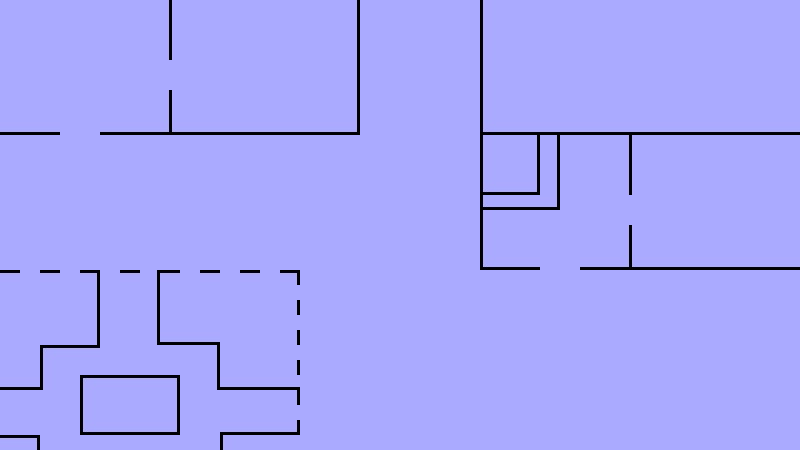

This game map was drawn from its Tiled (.tmx) file and the tilesets committed beside it. A one-line description and the full map source follow:
An orthogonal 40x30 tile map with 20x15 px tiles, 1 tile layer (Tile Layer 1).

<map version="1.2" tiledversion="1.2.4" orientation="orthogonal" renderorder="right-down" width="40" height="30" tilewidth="20" tileheight="15" infinite="0" backgroundcolor="#aaaaff" nextlayerid="2" nextobjectid="1">
 <tileset firstgid="1" source="tiles/paintedTiles.tsx" />
 <layer id="1" name="Tile Layer 1" width="40" height="30">
  <data encoding="csv">
0,0,0,0,0,0,0,0,6,0,0,0,0,0,0,0,0,11,0,0,0,0,0,0,13,0,0,0,0,0,0,0,0,0,0,0,0,0,0,0,
0,0,0,0,0,0,0,0,6,0,0,0,0,0,0,0,0,11,0,0,0,0,0,0,13,0,0,0,0,0,0,0,0,0,0,0,0,0,0,0,
0,0,0,0,0,0,0,0,6,0,0,0,0,0,0,0,0,11,0,0,0,0,0,0,13,0,0,0,0,0,0,0,0,0,0,0,0,0,0,0,
0,0,0,0,0,0,0,0,6,0,0,0,0,0,0,0,0,11,0,0,0,0,0,0,13,0,0,0,0,0,0,0,0,0,0,0,0,0,0,0,
0,0,0,0,0,0,0,0,0,0,0,0,0,0,0,0,0,11,0,0,0,0,0,0,13,0,0,0,0,0,0,0,0,0,0,0,0,0,0,0,
0,0,0,0,0,0,0,0,0,0,0,0,0,0,0,0,0,11,0,0,0,0,0,0,13,0,0,0,0,0,0,0,0,0,0,0,0,0,0,0,
0,0,0,0,0,0,0,0,6,0,0,0,0,0,0,0,0,11,0,0,0,0,0,0,13,0,0,0,0,0,0,0,0,0,0,0,0,0,0,0,
0,0,0,0,0,0,0,0,6,0,0,0,0,0,0,0,0,11,0,0,0,0,0,0,13,0,0,0,0,0,0,0,0,0,0,0,0,0,0,0,
15,15,15,0,0,15,15,15,5,15,15,15,15,15,15,15,15,14,0,0,0,0,0,0,10,15,15,15,15,15,15,15,15,15,15,15,15,15,15,15,
0,0,0,0,0,0,0,0,0,0,0,0,0,0,0,0,0,0,0,0,0,0,0,0,13,0,11,11,0,0,0,6,0,0,0,0,0,0,0,0,
0,0,0,0,0,0,0,0,0,0,0,0,0,0,0,0,0,0,0,0,0,0,0,0,13,0,11,11,0,0,0,6,0,0,0,0,0,0,0,0,
0,0,0,0,0,0,0,0,0,0,0,0,0,0,0,0,0,0,0,0,0,0,0,0,13,0,11,11,0,0,0,6,0,0,0,0,0,0,0,0,
0,0,0,0,0,0,0,0,0,0,0,0,0,0,0,0,0,0,0,0,0,0,0,0,10,15,14,11,0,0,0,6,0,0,0,0,0,0,0,0,
0,0,0,0,0,0,0,0,0,0,0,0,0,0,0,0,0,0,0,0,0,0,0,0,10,15,15,14,0,0,0,0,0,0,0,0,0,0,0,0,
0,0,0,0,0,0,0,0,0,0,0,0,0,0,0,0,0,0,0,0,0,0,0,0,13,0,0,0,0,0,0,0,0,0,0,0,0,0,0,0,
0,0,0,0,0,0,0,0,0,0,0,0,0,0,0,0,0,0,0,0,0,0,0,0,13,0,0,0,0,0,0,6,0,0,0,0,0,0,0,0,
0,0,0,0,0,0,0,0,0,0,0,0,0,0,0,0,0,0,0,0,0,0,0,0,13,0,0,0,0,0,0,6,0,0,0,0,0,0,0,0,
0,0,0,0,0,0,0,0,0,0,0,0,0,0,0,0,0,0,0,0,0,0,0,0,10,15,15,0,0,15,15,5,15,15,15,15,15,15,15,15,
12,0,12,0,9,0,12,11,12,0,12,0,12,0,9,0,0,0,0,0,0,0,0,0,0,0,0,0,0,0,0,0,0,0,0,0,0,0,0,0,
0,0,0,0,11,0,0,11,0,0,0,0,0,0,0,0,0,0,0,0,0,0,0,0,0,0,0,0,0,0,0,0,0,0,0,0,0,0,0,0,
0,0,0,0,11,0,0,11,0,0,0,0,0,0,11,0,0,0,0,0,0,0,0,0,0,0,0,0,0,0,0,0,0,0,0,0,0,0,0,0,
0,0,0,0,11,0,0,11,0,0,0,0,0,0,0,0,0,0,0,0,0,0,0,0,0,0,0,0,0,0,0,0,0,0,0,0,0,0,0,0,
0,0,0,0,11,0,0,11,15,15,15,0,0,0,11,0,0,0,0,0,0,0,0,0,0,0,0,0,0,0,0,0,0,0,0,0,0,0,0,0,
0,0,8,12,12,0,0,0,0,0,11,0,0,0,0,0,0,0,0,0,0,0,0,0,0,0,0,0,0,0,0,0,0,0,0,0,0,0,0,0,
0,0,13,0,0,0,0,0,0,0,11,0,0,0,11,0,0,0,0,0,0,0,0,0,0,0,0,0,0,0,0,0,0,0,0,0,0,0,0,0,
15,15,13,0,8,12,12,12,9,0,11,15,15,15,15,0,0,0,0,0,0,0,0,0,0,0,0,0,0,0,0,0,0,0,0,0,0,0,0,0,
0,0,0,0,13,0,0,0,11,0,0,0,0,0,11,0,0,0,0,0,0,0,0,0,0,0,0,0,0,0,0,0,0,0,0,0,0,0,0,0,
0,0,0,0,13,0,0,0,11,0,0,0,0,0,0,0,0,0,0,0,0,0,0,0,0,0,0,0,0,0,0,0,0,0,0,0,0,0,0,0,
0,0,0,0,10,15,15,15,14,0,0,15,15,15,14,0,0,0,0,0,0,0,0,0,0,0,0,0,0,0,0,0,0,0,0,0,0,0,0,0,
12,9,0,0,0,0,0,0,0,0,0,13,0,0,0,0,0,0,0,0,0,0,0,0,0,0,0,0,0,0,0,0,0,0,0,0,0,0,0,0
</data>
 </layer>
</map>